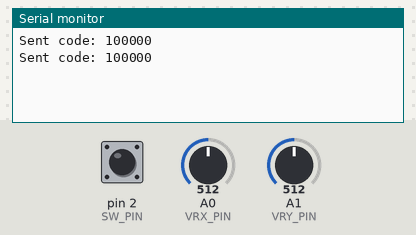
Recording of a sketch running on a simulated Arduino Nano, built with avr-gcc and run on an emulated ATmega328P. On the bench: the last lines printed to the serial monitor. The test bench sets the inputs (shaded band); at power-on: A0 (VRX_PIN) = 512, A1 (VRY_PIN) = 512, pin 2 (SW_PIN) HIGH.

Above: at 1.3 s.
1.4 s: A0 (VRX_PIN) set to 716
At 2.0 s:
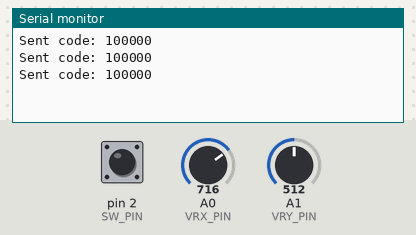
2.9 s: A1 (VRY_PIN) set to 716
At 3.5 s:
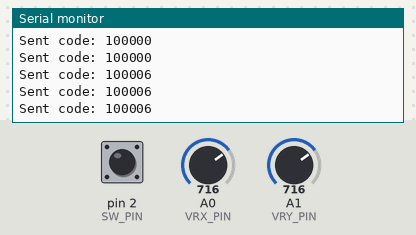
4.4 s: A0 (VRX_PIN) set to 511
At 4.4 s:
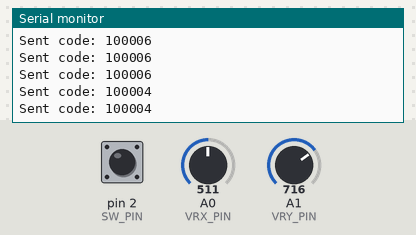
5.9 s: A1 (VRY_PIN) set to 306
At 6.3 s:
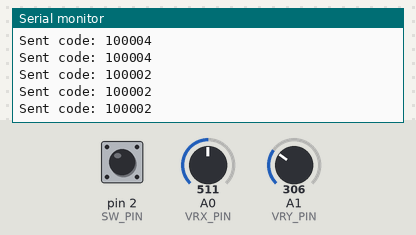
Timing chart, 0 to 8.4 s (numbered marks = the images above; inputs shaded):
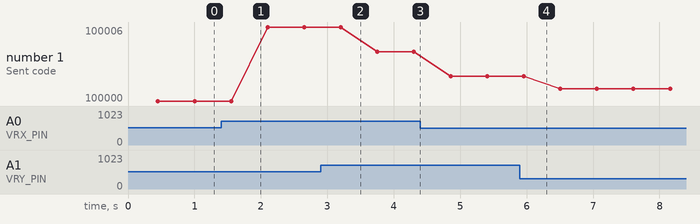

Measured:
- plotted number 1: 100000 → 100006 after the input at 1.4 s, 100006 → 100004 after the input at 2.9 s, 100004 → 100002 after the input at 4.4 s, 100002 → 100001 after the input at 5.9 s

The sketch:

transmitter.ino
```cpp
#include <RCSwitch.h> // Include the RC-Switch library

RCSwitch mySwitch = RCSwitch();

// Joystick Pins
const int VRX_PIN = A0;
const int VRY_PIN = A1;
const int SW_PIN = 2; // This pin can be use for Buzzers for horns or leds to simulate horns

// Dead zone for joystick to prevent drift when centered
const int JOYSTICK_DEADZONE = 50;

// Define unique codes for different movements
// You can choose any distinct long integer values
const unsigned long CODE_STOP = 100000;
const unsigned long CODE_FORWARD = 100001;
const unsigned long CODE_BACKWARD = 100002;
const unsigned long CODE_LEFT = 100003;
const unsigned long CODE_RIGHT = 100004;
const unsigned long CODE_PIVOT_LEFT = 100005;
const unsigned long CODE_PIVOT_RIGHT = 100006;

// Our set-up Function
void setup() {
  Serial.begin(9600);
  // The TX pin for RCSwitch is often D10, but can be changed.
  // Connect FS1000A DATA pin to Arduino Nano Digital Pin 10
  mySwitch.enableTransmit(10); // Transmit on Digital Pin 10 (or adjust as needed)
  mySwitch.setProtocol(1);
  mySwitch.setPulseLength(180); // protocol and pulse length here

  pinMode(SW_PIN, INPUT_PULLUP);
}

void loop() {
  int xValue = analogRead(VRX_PIN);
  int yValue = analogRead(VRY_PIN);
  int swState = digitalRead(SW_PIN);

  unsigned long codeToSend = CODE_STOP;

  // Y value for the forward movements
  if (yValue < (512 - JOYSTICK_DEADZONE)) { // Forward
    if (xValue < (512 - JOYSTICK_DEADZONE)) { // Turn Left while moving forward
      codeToSend = CODE_LEFT;
    } else if (xValue > (512 + JOYSTICK_DEADZONE)) { // Turn Right while moving forward
      codeToSend = CODE_RIGHT;
    } else { // Straight Forward
      codeToSend = CODE_FORWARD;
    }  // X value for the backard movements
  } else if (yValue > (512 + JOYSTICK_DEADZONE)) { // Backward
    if (xValue < (512 - JOYSTICK_DEADZONE)) { // Turn Left while moving backward
      codeToSend = CODE_LEFT;
    } else if (xValue > (512 + JOYSTICK_DEADZONE)) { // Turn Right while moving backward
      codeToSend = CODE_RIGHT;
    } else {                            // Straight Backward
      codeToSend = CODE_BACKWARD;
    }
  } else {
    if (xValue < (512 - JOYSTICK_DEADZONE)) { // Pivot Left
      codeToSend = CODE_PIVOT_LEFT;
    } else if (xValue > (512 + JOYSTICK_DEADZONE)) { // Pivot Right
      codeToSend = CODE_PIVOT_RIGHT;
    } else {
      codeToSend = CODE_STOP;
    }
  }

  // Send the determined code
  mySwitch.send(codeToSend, 24); // 24 is a common bit length for these modules

  Serial.print("Sent code: ");
  Serial.println(codeToSend);

  delay(100); // Adjust delay for desired responsiveness and transmission rate
}
```
